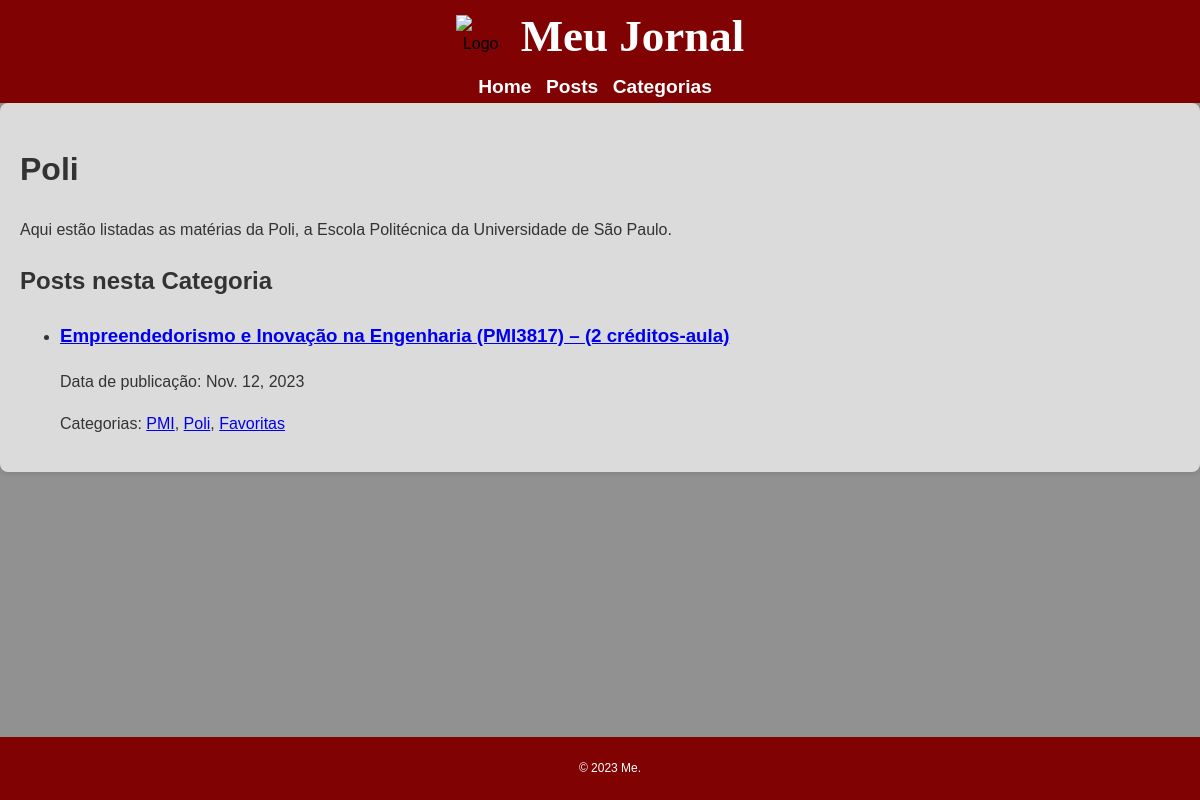
Screenshot of /categories/4/ with the database file from the repository.
### noticias/models.py (models this page shows, shortened)
class Category(models.Model):
    name = models.CharField(max_length=100)
    description = models.TextField()

class Post(models.Model):
    title = models.CharField(max_length=200)
    content = models.TextField()
    image = models.URLField(default='https://www.google.com/url?sa=i&url=https%3A%2F%2Fpt.m.wikipedia.org%2Fwiki%2FFicheiro%3AFlag_Blank.svg&psig=AOvVaw1M3X9dn1LhG_izFTfw8zX4&ust=1699909154871000&source=images&cd=vfe&opi=89978449&ved=0CBIQjRxqFwoTCIiszp6tv4IDFQAAAAAdAAAAABAQ')
    published_date = models.DateTimeField(default=timezone.now)
    categories = models.ManyToManyField(Category)

### noticias/views.py (the view)
# urls.py: path('categories/<int:pk>/', CategoryDetailView.as_view(), name='category_detail'),
class CategoryDetailView(ListView):
    model = Post
    template_name = 'noticias/category_detail.html'
    context_object_name = 'posts'
    def get_queryset(self):
        category = get_object_or_404(Category, pk=self.kwargs['pk'])
        return Post.objects.filter(categories__in=[category])
    def get_context_data(self, **kwargs):
        context = super().get_context_data(**kwargs)
        context['category'] = get_object_or_404(Category, pk=self.kwargs['pk'])
        return context

### noticias/templates/noticias/category_detail.html (shortened to what this page needs)
{% extends 'noticias/base.html' %}
{% block content %}
    <h1>{{ category.name }}</h1>
    <p>{{ category.description }}</p>
    <h2>Posts nesta Categoria</h2>
    {% if posts %}
        <ul>
            {% for post in posts %}
                <li>
                    <h3><a href="{% url 'post_detail' pk=post.pk %}">{{ post.title }}</a></h3>
                    {% with formatted_date=post.published_date|date %}
                        <p>Data de publicação: {{ formatted_date }}</p>
                    {% endwith %}
                    <p>Categorias: {% for category in post.categories.all %}<a href="{% url 'category_detail' pk=category.pk %}">{{ category.name }}</a>{% if not forloop.last %}, {% endif %}{% endfor %}</p>
                </li>
            {% endfor %}
        </ul>
    {% else %}
        <p>Nenhum post nesta categoria.</p>
    {% endif %}
{% endblock %}

### noticias/templates/noticias/base.html (style rules this page uses)
body { background-color: #919191; color: #333; font-family: 'Arial', sans-serif; margin: 0; padding: 0; line-height: 1.6; }

### rows the page displays
Category: name "Poli", description "Aqui estão listadas as matérias da Poli, a Escola Politécnica da Universidade de São Paulo."
Post: title "Empreendedorismo e Inovação na Engenharia (PMI3817) – (2 créditos-aula)", published_date "Nov. 12, 2023"
Category: name "PMI"
Category: name "Favoritas"
